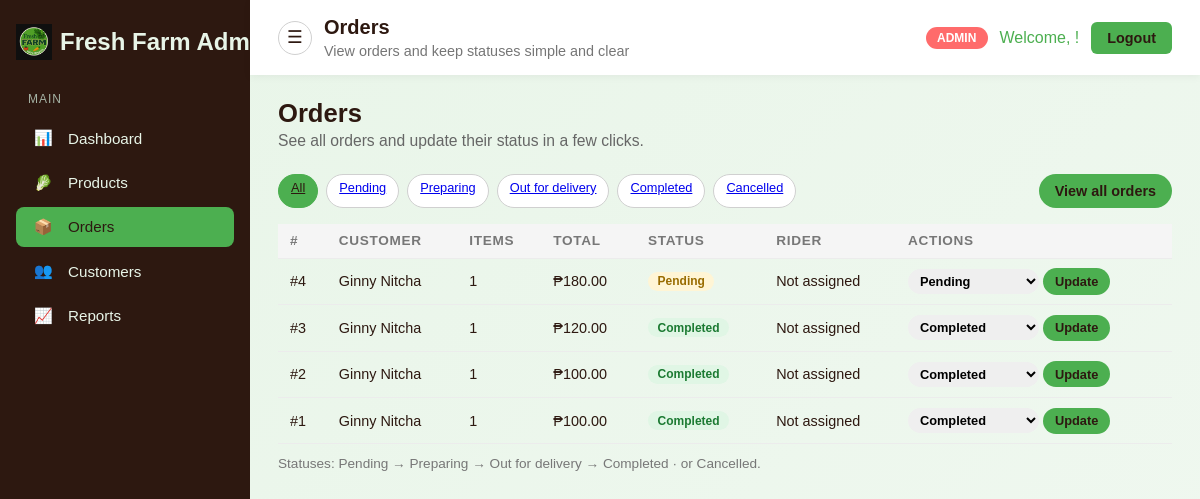
/admin-orders/ (signed in), run on the app's committed database.
### fresh_app/models.py (models this page shows, shortened)
class Order(models.Model):
    STATUS_PENDING = 'pending'
    STATUS_PREPARING = 'preparing'
    STATUS_OUT_FOR_DELIVERY = 'out_for_delivery'
    STATUS_COMPLETED = 'completed'
    STATUS_CANCELLED = 'cancelled'
    STATUS_CHOICES = [
        (STATUS_PENDING, 'Pending'),
        (STATUS_PREPARING, 'Preparing'),
        (STATUS_OUT_FOR_DELIVERY, 'Out for delivery'),
        (STATUS_COMPLETED, 'Completed'),
        (STATUS_CANCELLED, 'Cancelled'),
    ]
    customer = models.ForeignKey(User, null=True, blank=True, on_delete=models.SET_NULL, related_name='orders')
    status = models.CharField(max_length=20, choices=STATUS_CHOICES, default=STATUS_PENDING)
    delivery_fee = models.DecimalField(max_digits=10, decimal_places=2, default=0)
    created_at = models.DateTimeField(auto_now_add=True)
    updated_at = models.DateTimeField(auto_now=True)

### fresh_app/views.py (the view)
# urls.py: path('admin-orders/', views.admin_orders, name='admin_orders'),
def admin_orders(request):
    if not request.user.is_authenticated:
        return redirect('login')
    if not (request.user.is_superuser or request.user.is_staff):
        return redirect('customer_dashboard')
    status_filter = request.GET.get('status', 'all')
    orders = (
        Order.objects.select_related('customer')
        .annotate(
            items_count=Count('items', distinct=True),
            total_amount=Sum(
                F('items__quantity') * F('items__price'),
                output_field=DecimalField(max_digits=12, decimal_places=2),
            ),
        )
        .order_by('-created_at')
    )
    if status_filter != 'all':
        orders = orders.filter(status=status_filter)
    context = {
        'orders': orders,
        'status_filter': status_filter,
    }
    return render(request, 'orders.html', context)

### templates/orders.html (shortened to what this page needs)
{% extends 'admin_base.html' %}
{% block nav_orders_active %}active{% endblock %}
{% block page_title %}Orders{% endblock %}
{% block page_subtitle %}View orders and keep statuses simple and clear{% endblock %}
{% block content %}
<div class="page-header">
    <h1>Orders</h1>
    <p>See all orders and update their status in a few clicks.</p>
</div>
<div class="toolbar">
    <div class="pill-filters">
        <a href="{% url 'admin_orders' %}?status=all" class="pill{% if status_filter == 'all' %} active{% endif %}">All</a>
        <a href="{% url 'admin_orders' %}?status=pending" class="pill{% if status_filter == 'pending' %} active{% endif %}">Pending</a>
        <a href="{% url 'admin_orders' %}?status=preparing" class="pill{% if status_filter == 'preparing' %} active{% endif %}">Preparing</a>
        <a href="{% url 'admin_orders' %}?status=out_for_delivery" class="pill{% if status_filter == 'out_for_delivery' %} active{% endif %}">Out for delivery</a>
        <a href="{% url 'admin_orders' %}?status=completed" class="pill{% if status_filter == 'completed' %} active{% endif %}">Completed</a>
        <a href="{% url 'admin_orders' %}?status=cancelled" class="pill{% if status_filter == 'cancelled' %} active{% endif %}">Cancelled</a>
    </div>
    <a href="{% url 'admin_orders' %}" class="btn btn-primary">View all orders</a>
</div>
<div class="table-wrapper">
    <table>
        <thead>
            <tr>
                <th>#</th>
                <th>Customer</th>
                <th>Items</th>
                <th>Total</th>
                <th>Status</th>
                <th>Rider</th>
                <th>Actions</th>
            </tr>
        </thead>
        <tbody>
            {% for order in orders %}
                <tr>
                    <td>#{{ order.id }}</td>
                    <td>
                        {% if order.customer %}
                            {{ order.customer.first_name }} {{ order.customer.last_name }}
                        {% else %}
                            Guest
                        {% endif %}
                    </td>
                    <td>{{ order.items_count|default:0 }}</td>
                    <td>₱{{ order.total_amount|default:0|floatformat:2 }}</td>
                    <td>
                        {% if order.status == 'pending' %}
                            <span class="badge badge-warning">Pending</span>
                        {% elif order.status == 'preparing' %}
                            <span class="badge badge-info">Preparing</span>
                        {% elif order.status == 'out_for_delivery' %}
                            <span class="badge badge-info">Out for delivery</span>
                        {% elif order.status == 'completed' %}
                            <span class="badge badge-success">Completed</span>
                        {% elif order.status == 'cancelled' %}
                            <span class="badge badge-danger">Cancelled</span>
                        {% else %}
                            <span class="badge badge-muted">{{ order.get_status_display }}</span>
                        {% endif %}
                    </td>
                    <td>Not assigned</td>
                    <td>
                        <form method="post" action="{% url 'admin_order_update_status' order.id %}" style="display: inline-flex; gap: 0.25rem; align-items: center;">
                            <select name="status" class="btn btn-small" style="padding: 0.25rem 0.5rem;">
                                <option value="pending" {% if order.status == 'pending' %}selected{% endif %}>Pending</option>
                                <option value="completed" {% if order.status == 'completed' %}selected{% endif %}>Completed</option>
                            </select>
                            <button type="submit" class="btn btn-primary btn-small">Update</button>
                        </form>
                    </td>
                </tr>
            {% empty %}
                <tr>
                    <td colspan="7" class="muted-text">No orders yet.</td>
                </tr>
            {% endfor %}
        </tbody>
    </table>
</div>
<p class="muted-text" style="margin-top: 0.75rem;">Statuses: Pending → Preparing → Out for delivery → Completed · or Cancelled.</p>
{% endblock %}

### templates/admin_base.html (style rules this page uses)
* { margin: 0; padding: 0; box-sizing: border-box; }
body { font-family: 'Arial', sans-serif; background: linear-gradient(135deg, #e8f5e8 0%, #f0f8f0 100%); min-height: 100vh; color: #2d1810; }
.page-header { margin-bottom: 1.5rem; }
.page-header h1 { font-size: 1.6rem; margin-bottom: 0.25rem; }
.page-header p { color: #666; font-size: 0.98rem; }
.btn { display: inline-flex; align-items: center; justify-content: center; padding: 0.55rem 1rem; border-radius: 999px; border: none; cursor: pointer; font-size: 0.9rem; font-weight: 600; text-decoration: none; transition: background-color 0.2s, box-shadow 0.2s, transform 0.1s; }
.btn-primary { background-color: #4CAF50; color: #2d1810; }
.btn-small { padding: 0.35rem 0.75rem; font-size: 0.8rem; }
.table-wrapper { width: 100%; overflow-x: auto; }
table { width: 100%; border-collapse: collapse; font-size: 0.9rem; }
thead { background-color: #f5f5f5; }
th, td { padding: 0.6rem 0.75rem; text-align: left; border-bottom: 1px solid #ececec; white-space: nowrap; }
th { font-weight: 600; font-size: 0.85rem; text-transform: uppercase; letter-spacing: 0.05em; color: #777; }
.badge { display: inline-flex; align-items: center; padding: 0.15rem 0.6rem; border-radius: 999px; font-size: 0.75rem; font-weight: 600; }
.badge-success { background-color: #e0f6e5; color: #1b7a32; }
.badge-warning { background-color: #fff5d5; color: #996c00; }
.toolbar { display: flex; flex-wrap: wrap; justify-content: space-between; gap: 0.75rem; margin-bottom: 1rem; }
.pill-filters { display: flex; flex-wrap: wrap; gap: 0.5rem; }
.pill { padding: 0.3rem 0.75rem; border-radius: 999px; border: 1px solid #d0d0d0; font-size: 0.8rem; cursor: pointer; background-color: #ffffff; }
.pill.active { background-color: #4CAF50; color: #2d1810; border-color: #4CAF50; }
.muted-text { font-size: 0.85rem; color: #777; }

### data on the page
Order: id "4", customer.first_name "Ginny", customer.last_name "Nitcha", items_count "1", total_amount "180.00", shows "Pending", status "Pending"
Order: id "3", customer.first_name "Ginny", customer.last_name "Nitcha", items_count "1", total_amount "120.00", shows "Completed", status "Completed"
Order: id "2", customer.first_name "Ginny", customer.last_name "Nitcha", items_count "1", total_amount "100.00", shows "Completed", status "Completed"
Order: id "1", customer.first_name "Ginny", customer.last_name "Nitcha", items_count "1", total_amount "100.00", shows "Completed", status "Completed"
